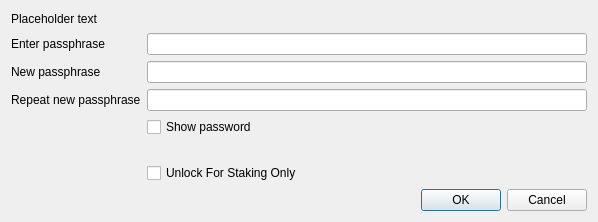
<?xml version="1.0" encoding="UTF-8"?>
<ui version="4.0">
 <class>AskPassphraseDialog</class>
 <widget class="QDialog" name="AskPassphraseDialog">
  <property name="geometry">
   <rect>
    <x>0</x>
    <y>0</y>
    <width>598</width>
    <height>222</height>
   </rect>
  </property>
  <property name="sizePolicy">
   <sizepolicy hsizetype="Preferred" vsizetype="Minimum">
    <horstretch>0</horstretch>
    <verstretch>0</verstretch>
   </sizepolicy>
  </property>
  <property name="minimumSize">
   <size>
    <width>550</width>
    <height>0</height>
   </size>
  </property>
  <property name="windowTitle">
   <string>Passphrase Dialog</string>
  </property>
  <layout class="QVBoxLayout" name="verticalLayout">
   <property name="sizeConstraint">
    <enum>QLayout::SetMinimumSize</enum>
   </property>
   <item>
    <widget class="QLabel" name="warningLabel">
     <property name="text">
      <string notr="true">Placeholder text</string>
     </property>
     <property name="textFormat">
      <enum>Qt::RichText</enum>
     </property>
     <property name="wordWrap">
      <bool>true</bool>
     </property>
    </widget>
   </item>
   <item>
    <layout class="QFormLayout" name="formLayout">
     <property name="sizeConstraint">
      <enum>QLayout::SetMinimumSize</enum>
     </property>
     <property name="fieldGrowthPolicy">
      <enum>QFormLayout::AllNonFixedFieldsGrow</enum>
     </property>
     <item row="0" column="0">
      <widget class="QLabel" name="passLabel1">
       <property name="text">
        <string>Enter passphrase</string>
       </property>
      </widget>
     </item>
     <item row="0" column="1">
      <widget class="QLineEdit" name="passEdit1">
       <property name="echoMode">
        <enum>QLineEdit::Password</enum>
       </property>
      </widget>
     </item>
     <item row="1" column="0">
      <widget class="QLabel" name="passLabel2">
       <property name="text">
        <string>New passphrase</string>
       </property>
      </widget>
     </item>
     <item row="1" column="1">
      <widget class="QLineEdit" name="passEdit2">
       <property name="echoMode">
        <enum>QLineEdit::Password</enum>
       </property>
      </widget>
     </item>
     <item row="2" column="0">
      <widget class="QLabel" name="passLabel3">
       <property name="text">
        <string>Repeat new passphrase</string>
       </property>
      </widget>
     </item>
     <item row="2" column="1">
      <widget class="QLineEdit" name="passEdit3">
       <property name="echoMode">
        <enum>QLineEdit::Password</enum>
       </property>
      </widget>
     </item>
     <item row="3" column="1">
      <widget class="QCheckBox" name="toggleShowPasswordButton">
       <property name="text">
        <string>Show password</string>
       </property>
      </widget>
     </item>
     <item row="4" column="1">
      <widget class="QLabel" name="capsLabel">
       <property name="font">
        <font>
         <weight>75</weight>
         <bold>true</bold>
        </font>
       </property>
       <property name="text">
        <string/>
       </property>
       <property name="alignment">
        <set>Qt::AlignCenter</set>
       </property>
      </widget>
     </item>
     <item row="5" column="1">
      <widget class="QCheckBox" name="unlockForStakingOnlyCheckBox">
       <property name="text">
        <string>Unlock For Staking Only</string>
       </property>
      </widget>
     </item>
    </layout>
   </item>
   <item>
    <widget class="QDialogButtonBox" name="buttonBox">
     <property name="orientation">
      <enum>Qt::Horizontal</enum>
     </property>
     <property name="standardButtons">
      <set>QDialogButtonBox::Cancel|QDialogButtonBox::Ok</set>
     </property>
    </widget>
   </item>
  </layout>
 </widget>
 <resources/>
 <connections>
  <connection>
   <sender>buttonBox</sender>
   <signal>accepted()</signal>
   <receiver>AskPassphraseDialog</receiver>
   <slot>accept()</slot>
   <hints>
    <hint type="sourcelabel">
     <x>20</x>
     <y>20</y>
    </hint>
    <hint type="destinationlabel">
     <x>20</x>
     <y>20</y>
    </hint>
   </hints>
  </connection>
  <connection>
   <sender>buttonBox</sender>
   <signal>rejected()</signal>
   <receiver>AskPassphraseDialog</receiver>
   <slot>reject()</slot>
   <hints>
    <hint type="sourcelabel">
     <x>20</x>
     <y>20</y>
    </hint>
    <hint type="destinationlabel">
     <x>20</x>
     <y>20</y>
    </hint>
   </hints>
  </connection>
 </connections>
</ui>
